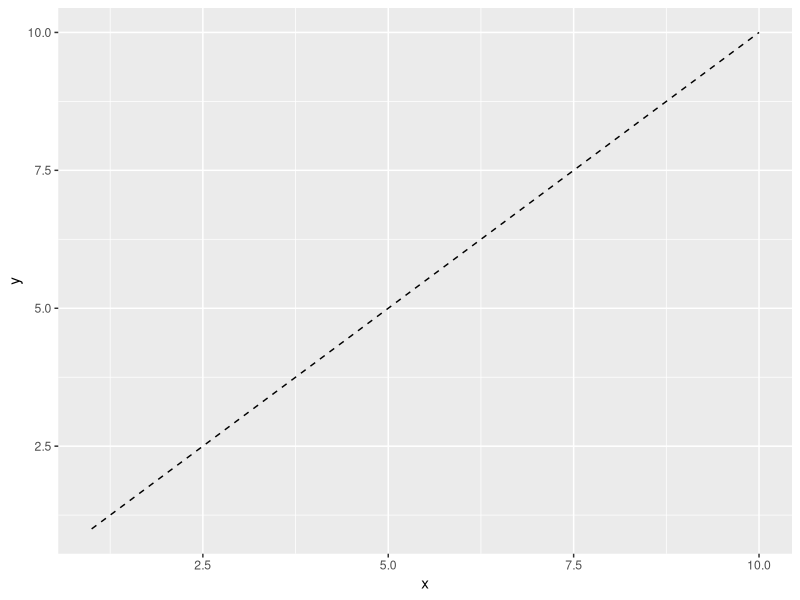
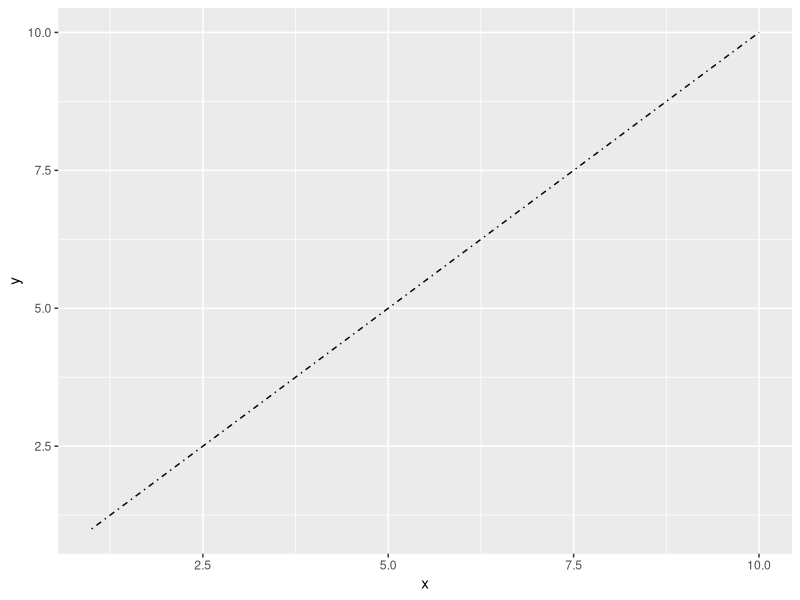
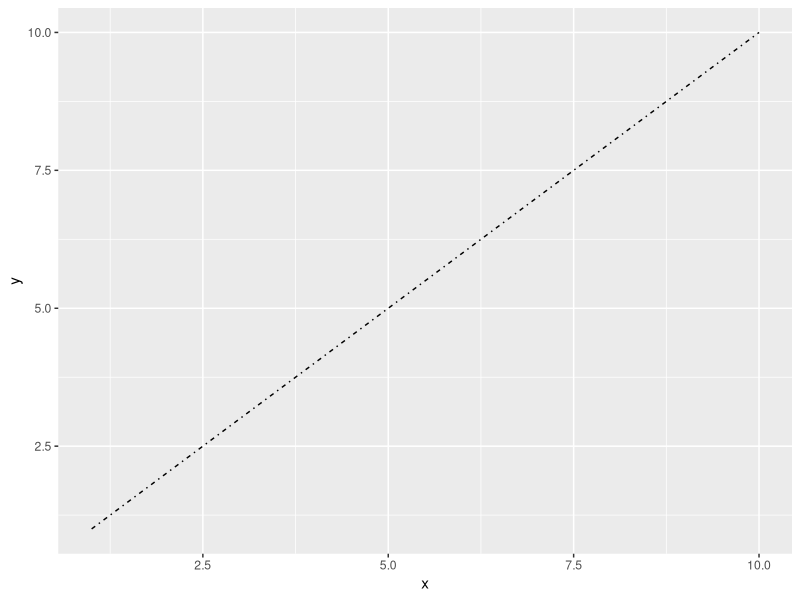
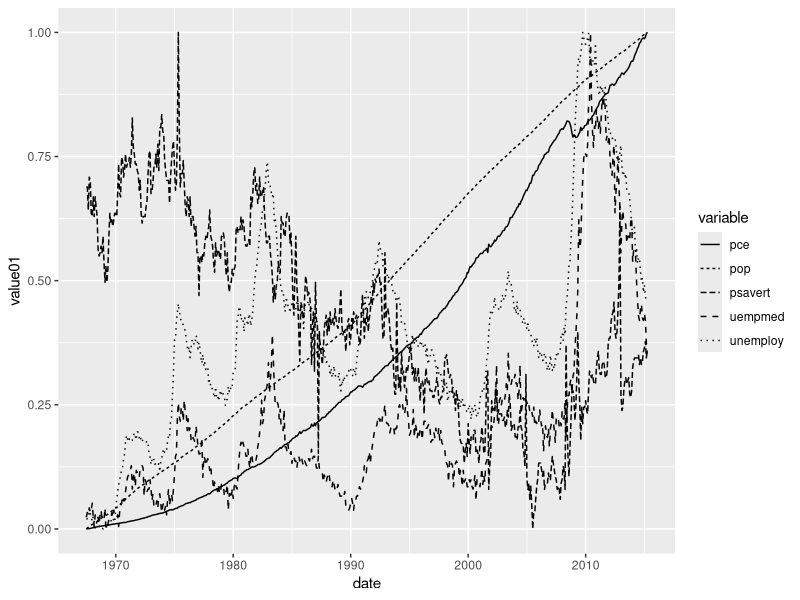
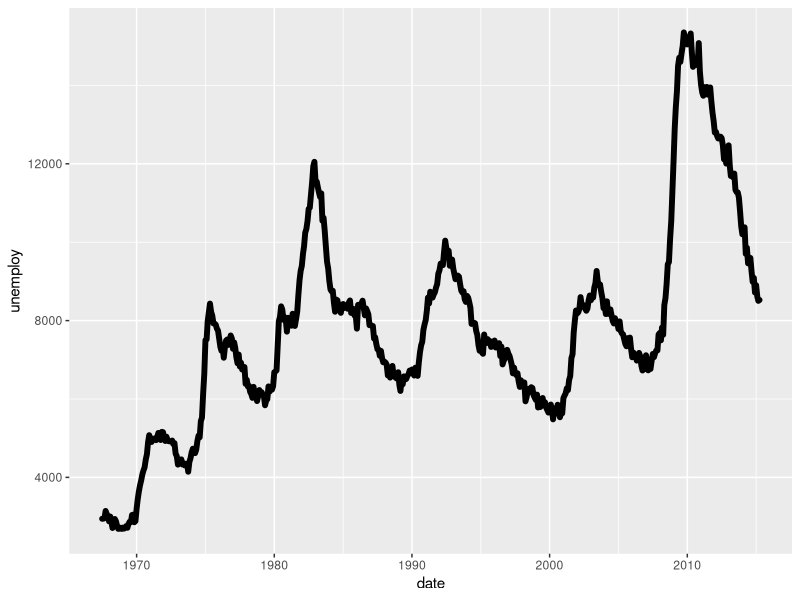
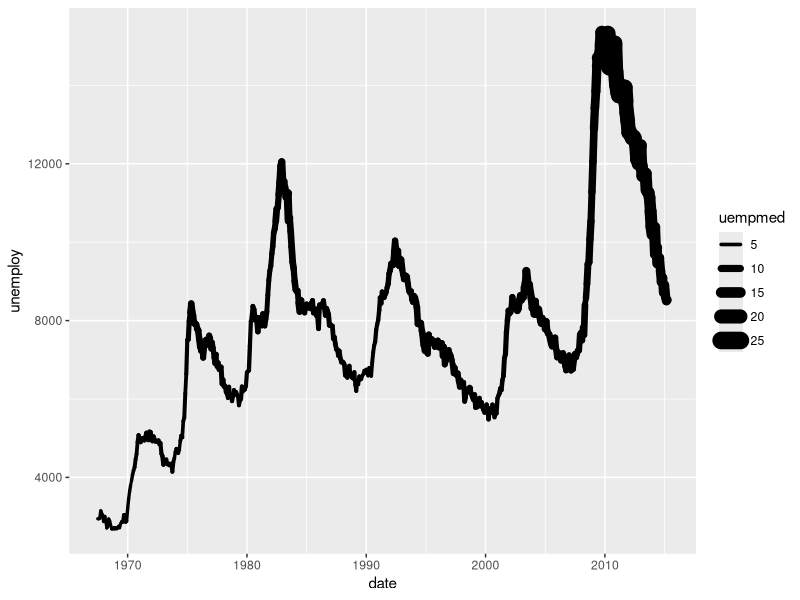
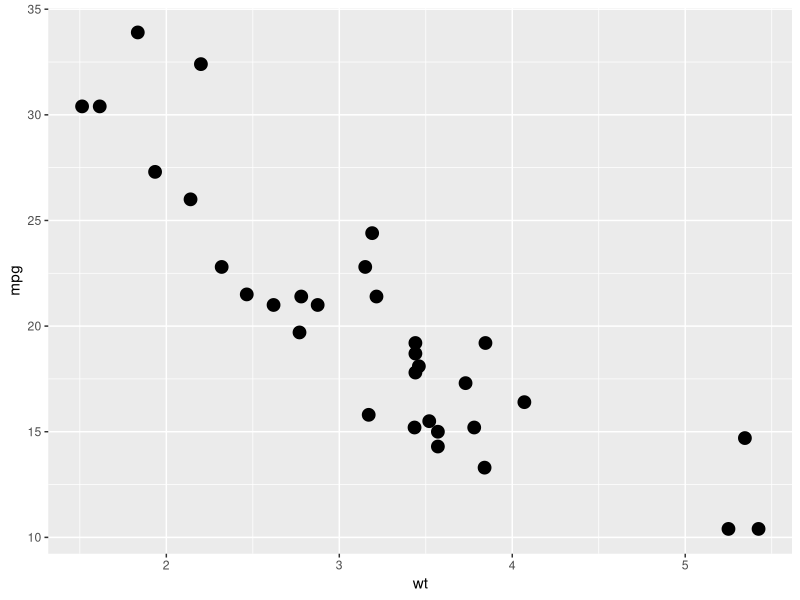
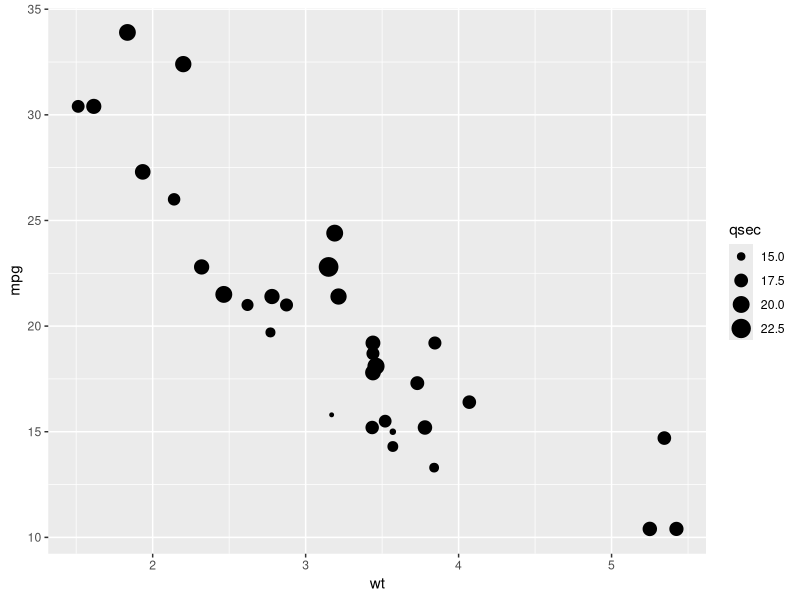

Write the R code that produced these figures, in order.
# r2py crawler metadata
# package: ggplot2
# source_type: rd_example
# topic: aes_linetype_size_shape.Rd
# source_file: C:\Users\bened\AppData\Local\R\win-library\4.5\ggplot2\help
# lines: 47

suppressPackageStartupMessages(library(ggplot2))
df <- data.frame(x = 1:10 , y = 1:10)
p <- ggplot(df, aes(x, y))
p + geom_line(linetype = 2)
p + geom_line(linetype = "dotdash")

# An example with hex strings; the string "33" specifies three units on followed
# by three off and "3313" specifies three units on followed by three off followed
# by one on and finally three off.
p + geom_line(linetype = "3313")

# Mapping line type from a grouping variable
ggplot(economics_long, aes(date, value01)) +
  geom_line(aes(linetype = variable))

# Linewidth examples
ggplot(economics, aes(date, unemploy)) +
  geom_line(linewidth = 2, lineend = "round")
ggplot(economics, aes(date, unemploy)) +
  geom_line(aes(linewidth = uempmed), lineend = "round")

# Size examples
p <- ggplot(mtcars, aes(wt, mpg))
p + geom_point(size = 4)
p + geom_point(aes(size = qsec))
p + geom_point(size = 2.5) +
  geom_hline(yintercept = 25, size = 3.5)

# Shape examples
p + geom_point()
p + geom_point(shape = 5)
p + geom_point(shape = "k", size = 3)
p + geom_point(shape = ".")
p + geom_point(shape = NA)
p + geom_point(aes(shape = factor(cyl)))

# A look at all 25 symbols
df2 <- data.frame(x = 1:5 , y = 1:25, z = 1:25)
p <- ggplot(df2, aes(x, y))
p + geom_point(aes(shape = z), size = 4) +
  scale_shape_identity()
# While all symbols have a foreground colour, symbols 19-25 also take a
# background colour (fill)
p + geom_point(aes(shape = z), size = 4, colour = "Red") +
  scale_shape_identity()
p + geom_point(aes(shape = z), size = 4, colour = "Red", fill = "Black") +
  scale_shape_identity()
